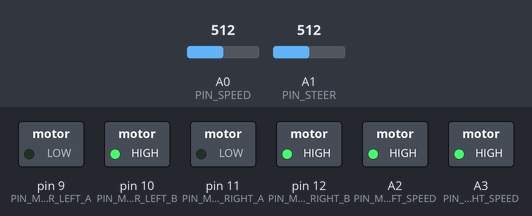
A sketch run on a simulated Arduino Uno, built with avr-gcc and run on an emulated ATmega328P. Shown: switched loads named in the sketch (green lamp = pin HIGH). The test bench sets the inputs (shaded band); at power-on: A0 (PIN_SPEED) = 512, A1 (PIN_STEER) = 512.

Above: at 1.2 s.
1.3 s: A0 (PIN_SPEED) set to 134
2.8 s: A0 (PIN_SPEED) set to 117
At 4.0 s:
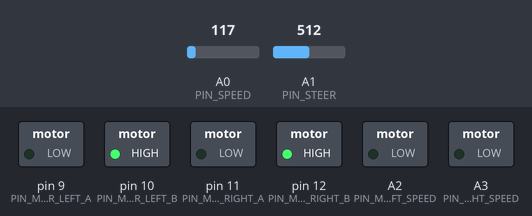
4.3 s: A0 (PIN_SPEED) set to 306
At 5.1 s:
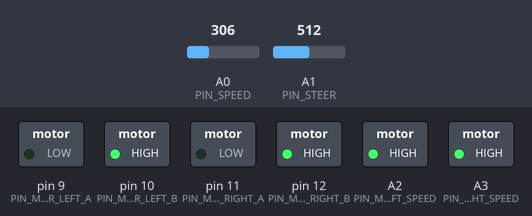
5.8 s: A1 (PIN_STEER) set to 126
7.3 s: A1 (PIN_STEER) set to 109
At 8.5 s:
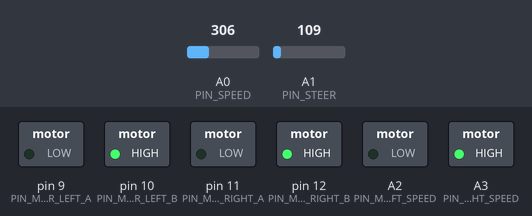
8.8 s: A1 (PIN_STEER) set to 1023
At 9.7 s:
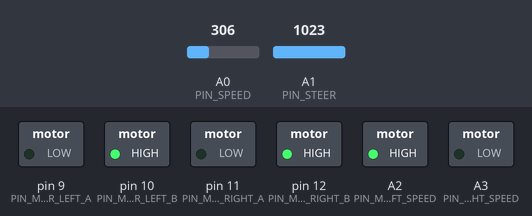
Timing chart, 0 to 11.3 s (numbered marks = the images above; inputs shaded):
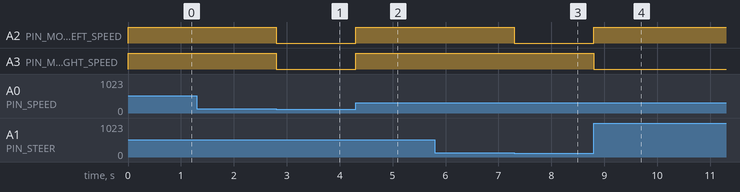

The sketch:

donkey-to-motors.ino
```cpp
// The purpose of this project is to be a bridge between a Donkey Car Raspberry and a car that has two motors.

// These pins are connected to the Donkey Car
#define PIN_SPEED A0
#define PIN_STEER A1

// These pins control the directions of the motors
#define PIN_MOTOR_LEFT_A 9
#define PIN_MOTOR_LEFT_B 10
#define PIN_MOTOR_RIGHT_A 11
#define PIN_MOTOR_RIGHT_B 12

// These pins control the speed of the motors
#define PIN_MOTOR_LEFT_SPEED A2
#define PIN_MOTOR_RIGHT_SPEED A3

// Values controlling the car's speed and turning
// Max speed: If the car is going max speed, what value should we write? 0..1024
// Turn ratio: if the car is turning left at max speed, how fast should the left wheel spin compared to the right one?
#define CAR_MAX_SPEED 1024
#define CAR_TURN_RATIO 0.25

void setup() {
  pinMode(PIN_MOTOR_LEFT_A, OUTPUT);
  pinMode(PIN_MOTOR_LEFT_B, OUTPUT);
  pinMode(PIN_MOTOR_RIGHT_A, OUTPUT);
  pinMode(PIN_MOTOR_RIGHT_B, OUTPUT);

  digitalWrite(PIN_MOTOR_LEFT_A, LOW);
  digitalWrite(PIN_MOTOR_LEFT_B, HIGH);
  digitalWrite(PIN_MOTOR_RIGHT_A, LOW);
  digitalWrite(PIN_MOTOR_RIGHT_B, HIGH);
}

void loop() {
  // Map to 0..CAR_MAX_SPEED
  float speed = analogRead(PIN_SPEED) / 1024.0 * CAR_MAX_SPEED;
  // Map to -1..1
  float direction = analogRead(PIN_STEER) / 512.0 - 1.0;
  // Map to CAR_TURN_RATIO..1
  float steer = (1.0 - abs(direction) * (1.0 - CAR_TURN_RATIO));
  if (direction < 0) {
    analogWrite(PIN_MOTOR_LEFT_SPEED, speed * steer);
    analogWrite(PIN_MOTOR_RIGHT_SPEED, speed);
  } else {
    analogWrite(PIN_MOTOR_LEFT_SPEED, speed);
    analogWrite(PIN_MOTOR_RIGHT_SPEED, speed * steer);
  }
}
```

Measured:
- the behaviour switches between 128 and 127 on A0 (PIN_SPEED) (found by bisection; images 0 and 1)
- the behaviour switches between 115 and 114 on A1 (PIN_STEER) (found by bisection; images 2 and 3)
- after the input at 1.3 s, every drawn part: stays the same
- after the input at 2.8 s, A2 (PIN_MOTOR_LEFT_SPEED), A3 (PIN_MOTOR_RIGHT_SPEED): HIGH → LOW at once
- after the input at 4.3 s, A2 (PIN_MOTOR_LEFT_SPEED), A3 (PIN_MOTOR_RIGHT_SPEED): LOW → HIGH at once
- after the input at 5.8 s, every drawn part: stays the same
- after the input at 7.3 s, A2 (PIN_MOTOR_LEFT_SPEED): HIGH → LOW at once
- after the input at 8.8 s, A2 (PIN_MOTOR_LEFT_SPEED): LOW → HIGH at once; A3 (PIN_MOTOR_RIGHT_SPEED): HIGH → LOW at once
